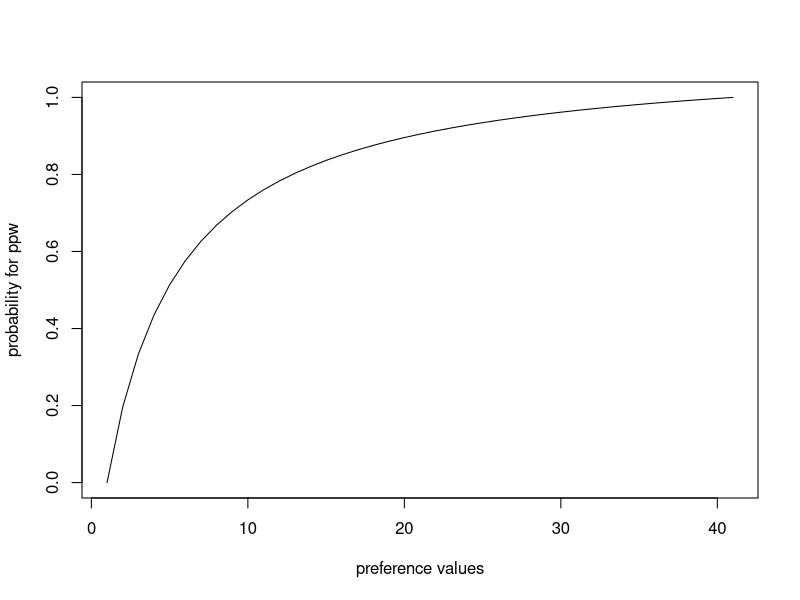

This figure's R source:
# plotting: http://www.harding.edu/fmccown/r/
# exercise 1b
se = 0.95
sp = 0.9
p = 0.1

ppw_b = (se * p) / (((1-sp)*(1-p))+(se*p))
ppw_b

npw_b = (sp*(1-p)) / (1-(((1-sp)*(1-p))+(se*p)))
npw_b

# exercise 1c
se = 0.95
sp = 0.9
p = 0.05

ppw_c = (se * p) / (((1-sp)*(1-p))+(se*p))
ppw_c

npw_c = (sp*(1-p)) / (1-(((1-sp)*(1-p))+(se*p)))
npw_c

# exercise 1d
my_func = function(p) {
  se = 0.95
  sp = 0.9
  (se * p) / (((1-sp)*(1-p))+(se*p))
}
p_values = seq(0, 1, 0.025)
plot(my_func(p_values), type="l", xlab="preference values", ylab = "probability for ppw")